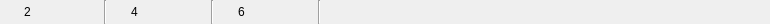
<?xml version="1.0" encoding="UTF-8"?>
<ui version="4.0">
 <class>status_bar</class>
 <widget class="QWidget" name="status_bar">
  <property name="geometry">
   <rect>
    <x>0</x>
    <y>0</y>
    <width>770</width>
    <height>24</height>
   </rect>
  </property>
  <property name="maximumSize">
   <size>
    <width>16777215</width>
    <height>24</height>
   </size>
  </property>
  <property name="windowTitle">
   <string>status_bar</string>
  </property>
  <layout class="QHBoxLayout" name="horizontalLayout">
   <property name="spacing">
    <number>0</number>
   </property>
   <property name="sizeConstraint">
    <enum>QLayout::SetMinimumSize</enum>
   </property>
   <property name="margin">
    <number>0</number>
   </property>
   <item>
    <widget class="QLabel" name="labelInfoImg">
     <property name="minimumSize">
      <size>
       <width>24</width>
       <height>24</height>
      </size>
     </property>
     <property name="maximumSize">
      <size>
       <width>24</width>
       <height>22</height>
      </size>
     </property>
     <property name="text">
      <string/>
     </property>
     <property name="pixmap">
      <pixmap>:/Icons/statusbar/user.png</pixmap>
     </property>
     <property name="scaledContents">
      <bool>true</bool>
     </property>
    </widget>
   </item>
   <item>
    <widget class="QLabel" name="labelInfo">
     <property name="sizePolicy">
      <sizepolicy hsizetype="Minimum" vsizetype="Preferred">
       <horstretch>0</horstretch>
       <verstretch>0</verstretch>
      </sizepolicy>
     </property>
     <property name="minimumSize">
      <size>
       <width>80</width>
       <height>0</height>
      </size>
     </property>
     <property name="maximumSize">
      <size>
       <width>16777215</width>
       <height>22</height>
      </size>
     </property>
     <property name="text">
      <string>2</string>
     </property>
    </widget>
   </item>
   <item>
    <widget class="Line" name="line_5">
     <property name="orientation">
      <enum>Qt::Vertical</enum>
     </property>
    </widget>
   </item>
   <item>
    <widget class="QLabel" name="labelSpeedImg">
     <property name="minimumSize">
      <size>
       <width>24</width>
       <height>24</height>
      </size>
     </property>
     <property name="maximumSize">
      <size>
       <width>24</width>
       <height>22</height>
      </size>
     </property>
     <property name="text">
      <string/>
     </property>
     <property name="pixmap">
      <pixmap>:/Icons/statusbar/up-down.png</pixmap>
     </property>
     <property name="scaledContents">
      <bool>true</bool>
     </property>
    </widget>
   </item>
   <item>
    <widget class="QLabel" name="labelSpeed">
     <property name="sizePolicy">
      <sizepolicy hsizetype="Minimum" vsizetype="Preferred">
       <horstretch>0</horstretch>
       <verstretch>0</verstretch>
      </sizepolicy>
     </property>
     <property name="minimumSize">
      <size>
       <width>80</width>
       <height>0</height>
      </size>
     </property>
     <property name="text">
      <string>4</string>
     </property>
    </widget>
   </item>
   <item>
    <widget class="Line" name="line_3">
     <property name="orientation">
      <enum>Qt::Vertical</enum>
     </property>
    </widget>
   </item>
   <item>
    <widget class="QLabel" name="labelNetImg">
     <property name="minimumSize">
      <size>
       <width>24</width>
       <height>24</height>
      </size>
     </property>
     <property name="maximumSize">
      <size>
       <width>24</width>
       <height>22</height>
      </size>
     </property>
     <property name="text">
      <string/>
     </property>
     <property name="pixmap">
      <pixmap>:/Icons/statusbar/connectedNotNot.png</pixmap>
     </property>
     <property name="scaledContents">
      <bool>true</bool>
     </property>
    </widget>
   </item>
   <item>
    <widget class="QLabel" name="labelNet">
     <property name="sizePolicy">
      <sizepolicy hsizetype="Minimum" vsizetype="Preferred">
       <horstretch>0</horstretch>
       <verstretch>0</verstretch>
      </sizepolicy>
     </property>
     <property name="minimumSize">
      <size>
       <width>80</width>
       <height>0</height>
      </size>
     </property>
     <property name="text">
      <string>6</string>
     </property>
    </widget>
   </item>
   <item>
    <widget class="Line" name="line_4">
     <property name="orientation">
      <enum>Qt::Vertical</enum>
     </property>
    </widget>
   </item>
   <item>
    <widget class="QLabel" name="labelServer">
     <property name="sizePolicy">
      <sizepolicy hsizetype="Expanding" vsizetype="Preferred">
       <horstretch>0</horstretch>
       <verstretch>0</verstretch>
      </sizepolicy>
     </property>
    </widget>
   </item>
  </layout>
 </widget>
 <layoutdefault spacing="6" margin="11"/>
 <resources/>
 <connections/>
</ui>
